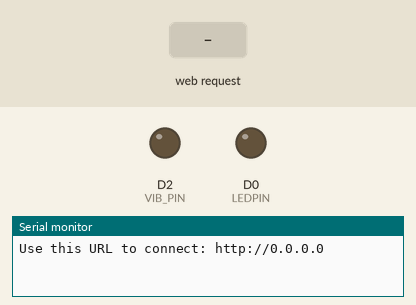
The sketch below on a simulated ESP8266 (NodeMCU). Shown: output pins drawn as LEDs (lit = HIGH), the last lines printed to the serial monitor. Inputs (shaded band) come from the test bench.

Above: at 1.2 s.
1.3 s: HTTP request GET /vibrate received
At 2.5 s:
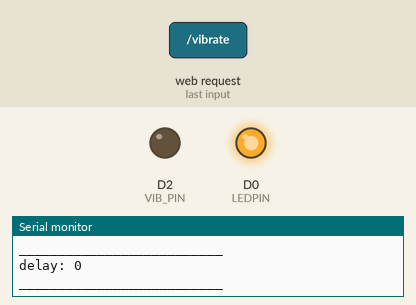
2.8 s: HTTP request GET /vibrate?code=1&delay=1 received
Timing chart, 0 to 5.8 s (numbered marks = the images above; inputs shaded):
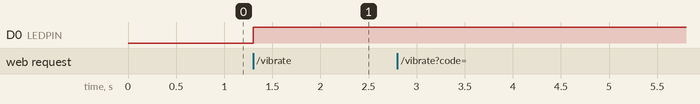

The sketch:

HaptiPEN.ino
```cpp
#include <ESP8266WiFi.h>
#include <ESP8266WebServer.h>
extern "C" {
#include "user_interface.h"
}
//////////////////////
// WiFi Definitions //
//////////////////////
const char WiFiAPPSK[] = "yoloswag";

/////////////////////
// Pin Definitions //
/////////////////////
const int VIB_PIN = D2; // gpio13 Thing's onboard, green LED
const int LEDPIN = 16;
ESP8266WebServer server(80);
static char data_websiteBuffer[10000];
const static uint8_t data_indexHTML[] PROGMEM = "<html><head><meta charset='utf-8'></head><body><h1>CHEATPEN</p></body></html>";
const char data_error404[] PROGMEM = "<html><head><meta charset='utf-8'></head><body><h1>SITE NOT FOUND</p></body></html>";
//VARS

void setup()
{
  initHardware();
  setupWiFi();
  server.begin();
  server.onNotFound(load404);
  server.on("/", loadIndex);
  server.on("/index.html", loadIndex);
  server.on("/vibrate", handleVibrateArgs); //Associate the handler function to the path
  server.begin();
}

void loop() {
  server.handleClient();

}
void handleVibrateArgs() { //Handler


  //respons msg
  String code = server.arg("code");
  int vibDelay = server.arg("delay").toInt();

  server.send(200, "text/html", "OK");       //Response to the HTTP request
  Serial.println("__________________________");
  Serial.print("code: ");
  Serial.print(code);
  Serial.println();
  for (int i = 0 ; i < code.length(); i++) {

    if (code.charAt(i) == '0') {
      analogWrite(VIB_PIN, 0);
      analogWrite(LEDPIN, 1023);
      Serial.println("STOP VIBRATE");
    }else{
      int codeToPWM = code.charAt(i);
      codeToPWM = map(codeToPWM, 0, 9, 0, 800); // from 0 to 9 map it to val between 0-1023 REF https://www.arduino.cc/reference/en/language/functions/math/map/
       int LEDToPWM = code.charAt(i);
      LEDToPWM = map(LEDToPWM, 0, 9, 1023, 0); // from 0 to 9 map it to val between 0-1023 REF https://www.arduino.cc/reference/en/language/functions/math/map/
      analogWrite(VIB_PIN, codeToPWM); // get the value from the req, and set it. REF http://henrysbench.capnfatz.com/henrys-bench/arduino-projects-tips-and-more/nodemcu-io-basics-pwm/

      analogWrite(LEDPIN, LEDToPWM);
      Serial.println("VIBRATE LEDPWM:");
      Serial.println(LEDToPWM);
      }
    Serial.println(code.charAt(i));
    delay(vibDelay);//fixed

  }
  analogWrite(LEDPIN, 1023);
  analogWrite(VIB_PIN, 0);
  Serial.println("__________________________");


  Serial.println("__________________________");
  Serial.print("delay: ");
  Serial.print(vibDelay);
  Serial.println();
  Serial.println("__________________________");


}
void load404() {
  server.send ( 200, "text/html", data_get404() );
}
void loadIndex() {
  server.send ( 200, "text/html", data_getIndexHTML());
}
char* data_get404() {
  int _size = sizeof(data_error404);
  for (int i = 0; i < sizeof(data_websiteBuffer); i++) {
    if (i < _size) data_websiteBuffer[i] = pgm_read_byte_near(data_error404 + i);
    else data_websiteBuffer[i] = 0x00;
  }
  return data_websiteBuffer;
}
char* data_getIndexHTML() {
  int _size = sizeof(data_indexHTML);
  for (int i = 0; i < sizeof(data_websiteBuffer); i++) {
    if (i < _size) data_websiteBuffer[i] = pgm_read_byte_near(data_indexHTML + i);
    else data_websiteBuffer[i] = 0x00;
  }
  return data_websiteBuffer;
}

void setupWiFi()
{
  WiFi.mode(WIFI_AP);

  // Do a little work to get a unique-ish name. Append the
  // last two bytes of the MAC (HEX'd) to "Thing-":
  uint8_t mac[WL_MAC_ADDR_LENGTH];
  WiFi.softAPmacAddress(mac);
  String macID = String(mac[WL_MAC_ADDR_LENGTH - 2], HEX) +
                 String(mac[WL_MAC_ADDR_LENGTH - 1], HEX);
  macID.toUpperCase();
  String AP_NameString = "ExamCheatPen " + macID;

  char AP_NameChar[AP_NameString.length() + 1];
  memset(AP_NameChar, AP_NameString.length() + 1, 0);

  for (int i = 0; i < AP_NameString.length(); i++)
    AP_NameChar[i] = AP_NameString.charAt(i);

  WiFi.softAP(AP_NameChar, WiFiAPPSK);
  Serial.print("Use this URL to connect: ");
  Serial.print("http://");
  Serial.print(WiFi.localIP());
}

void initHardware()
{
  Serial.begin(115200);
  pinMode(LEDPIN, OUTPUT);
  pinMode(VIB_PIN, OUTPUT);
}
```

Measured:
- after the input at 1.3 s, D0 (LEDPIN): LOW → HIGH at once
